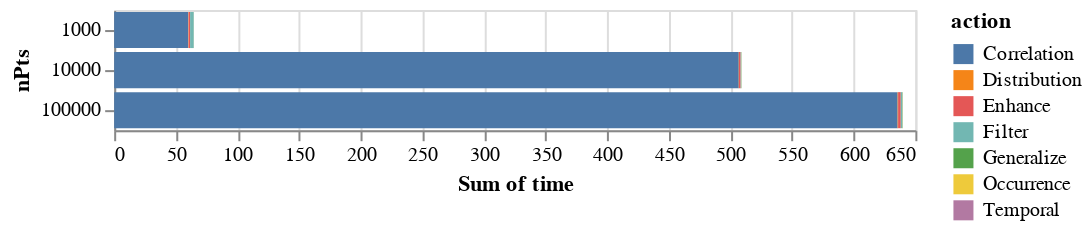

The code cell stored with this chart in its notebook:
### Code cell
alt.Chart(df).mark_bar().encode(
    y = alt.Y("nPts",type="ordinal"),
    x = "sum(time)",
    color="action"
)

### Figure 1 — Vega-Lite specification as saved in the notebook (floating-point values rounded to 4 significant figures)
{"config": {"view": {"continuousWidth": 400, "continuousHeight": 300}}, "data": {"name": "data-3d854f0a17a8a31b14114455928599f2"}, "mark": "bar", "encoding": {"color": {"type": "nominal", "field": "action"}, "x": {"type": "quantitative", "aggregate": "sum", "field": "time"}, "y": {"type": "ordinal", "field": "nPts"}}, "$schema": "https://vega.github.io/schema/vega-lite/v4.8.1.json", "datasets": {"data-3d854f0a17a8a31b14114455928599f2": [{"action": "Correlation", "nPts": 1000, "time": 60.1}, {"action": "Correlation", "nPts": 10000, "time": 506.7}, {"action": "Correlation", "nPts": 100000, "time": 635.6}, {"action": "Distribution", "nPts": 1000, "time": 0.3086}, {"action": "Distribution", "nPts": 10000, "time": 0.1942}, {"action": "Distribution", "nPts": 100000, "time": 0.3929}, {"action": "Occurrence", "nPts": 1000, "time": 0.1942}, {"action": "Occurrence", "nPts": 10000, "time": 0.2355}, {"action": "Occurrence", "nPts": 100000, "time": 0.4023}, {"action": "Temporal", "nPts": 1000, "time": 0.0002831}, {"action": "Temporal", "nPts": 10000, "time": 0.0003495}, {"action": "Temporal", "nPts": 100000, "time": 0.0003089}, {"action": "Enhance", "nPts": 1000, "time": 1.186}, {"action": "Enhance", "nPts": 10000, "time": 1.321}, {"action": "Enhance", "nPts": 100000, "time": 2.158}, {"action": "Filter", "nPts": 1000, "time": 2.952}, {"action": "Filter", "nPts": 10000, "time": 0.5996}, {"action": "Filter", "nPts": 100000, "time": 1.409}, {"action": "Generalize", "nPts": 1000, "time": 2.597e-05}, {"action": "Generalize", "nPts": 10000, "time": 3.264e-05}, {"action": "Generalize", "nPts": 100000, "time": 3.281e-05}]}}
